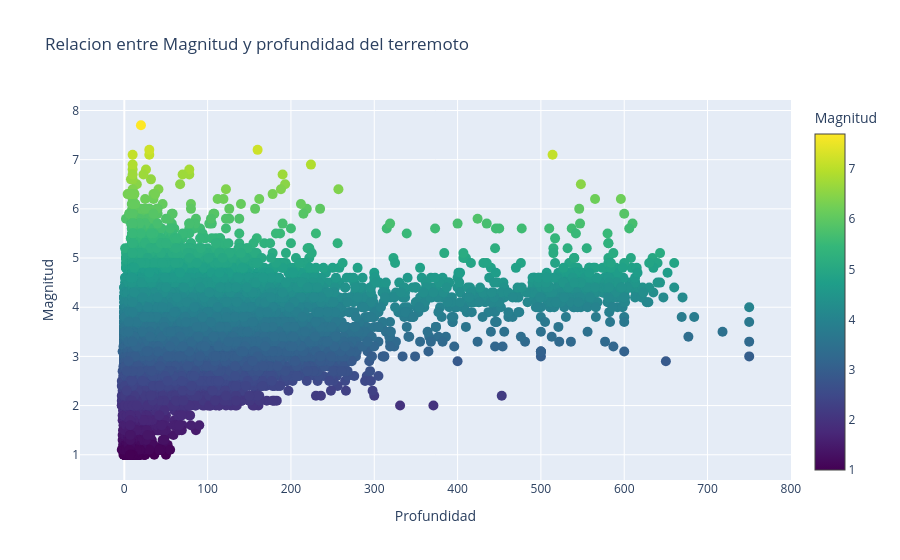

Here is the notebook cell this chart was saved with:
### Code cell
fig4 = go.Figure(
    go.Scatter(
        x=df["Depth"],
        y=df["Magnitude"],
        mode="markers",
        marker=dict(
            size=10,
            color=df["Magnitude"],
            colorscale="Viridis",
            showscale=True,
            colorbar=dict(title="Magnitud")
        ),
        text=df["Magnitude"],
        hoverinfo="text+x+y"
    )
)

fig4.update_layout(
    title="Relacion entre Magnitud y profundidad del terremoto",
    xaxis_title="Profundidad",
    yaxis_title="Magnitud"
)

### Figure 1 — Plotly figure (JSON) as saved in the notebook; plotly's stock layout.template omitted (floating-point values rounded to 4 significant figures; data arrays with more than 128 entries replaced by an {"elided": "..."} marker saying what was removed)
{"data": [{"hoverinfo": "text+x+y", "marker": {"color": {"elided": "52767 float values"}, "colorbar": {"title": {"text": "Magnitud"}}, "colorscale": [[0, "#440154"], [0.1111, "#482878"], [0.2222, "#3e4989"], [0.3333, "#31688e"], [0.4444, "#26828e"], [0.5556, "#1f9e89"], [0.6667, "#35b779"], [0.7778, "#6ece58"], [0.8889, "#b5de2b"], [1, "#fde725"]], "showscale": true, "size": 10}, "mode": "markers", "text": {"elided": "52767 float values"}, "type": "scatter", "x": {"elided": "52767 int values"}, "y": {"elided": "52767 float values"}}], "layout": {"title": {"text": "Relacion entre Magnitud y profundidad del terremoto"}, "xaxis": {"title": {"text": "Profundidad"}}, "yaxis": {"title": {"text": "Magnitud"}}}}
